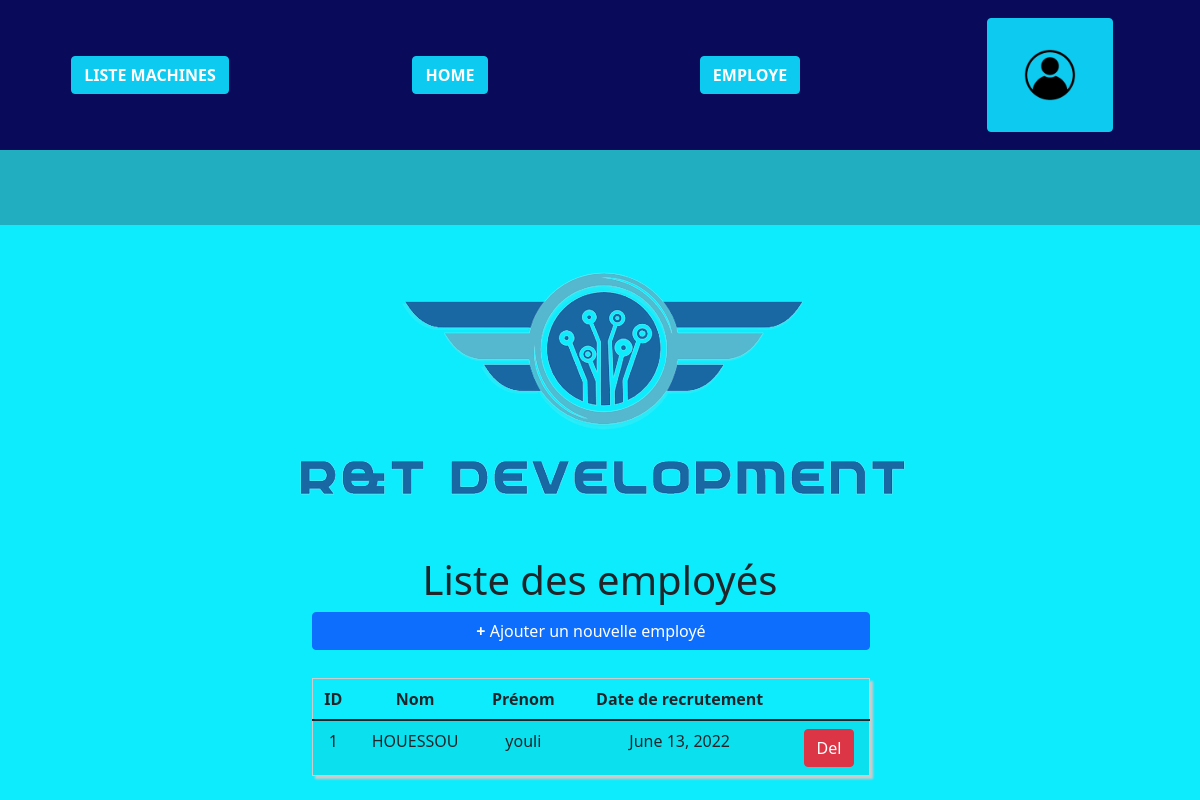
Before: /computerApp/add-machine with the older database file.
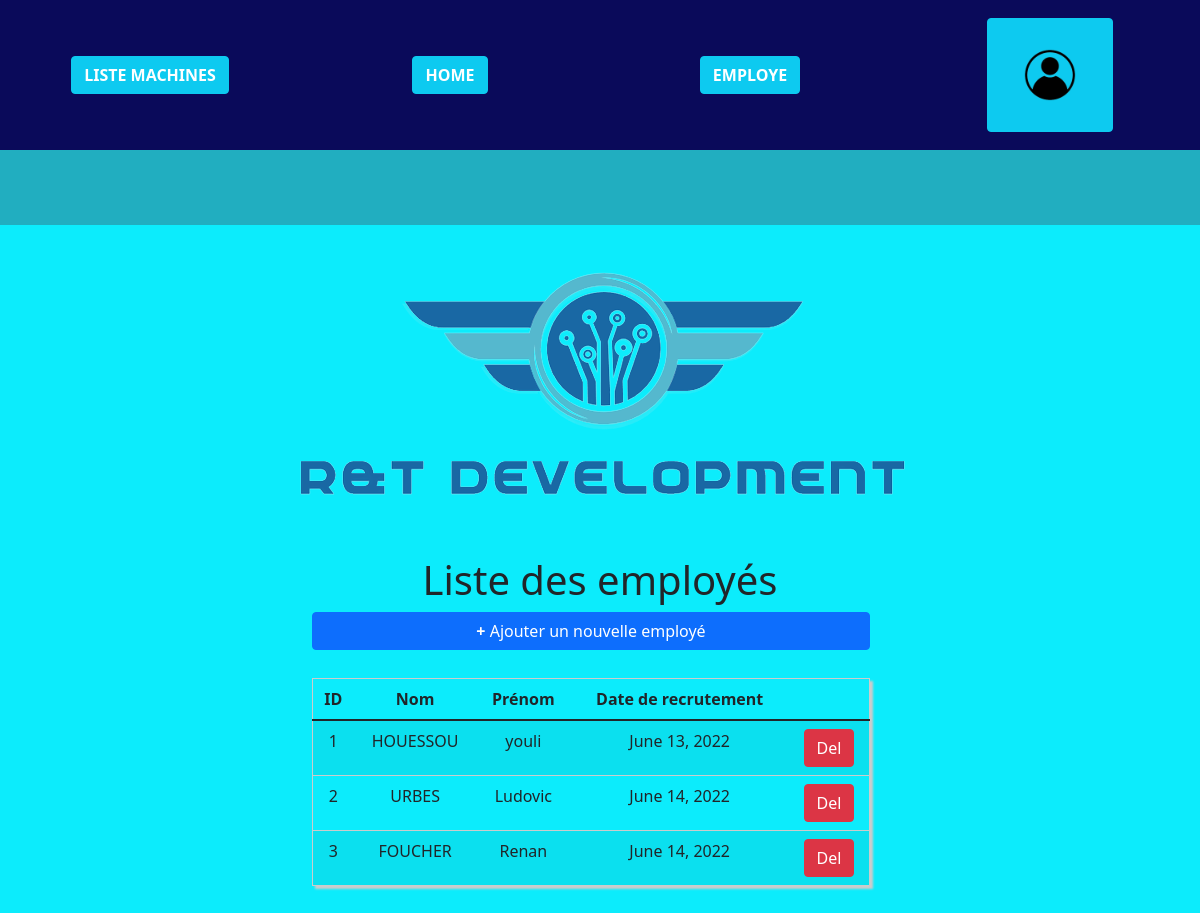
After: the same page with the newer database file.
### computerApp/models.py (models this page shows)
class employe(models.Model):
    id = models.AutoField(primary_key=True, editable=False)
    nom = models.CharField(max_length=15)
    prenom = models.CharField(max_length=15)
    date_recrutement = models.DateField(default = datetime.now())

### computerApp/views.py (the view)
# urls.py: path('add-machine', views.machine_add_form ,name='add_machine'),
def machine_add_form(request):
	machines = employe.objects.all()
	context = {'machines': machines}
	return render(request, 'computerapp/machine_add.html',context)

### computerApp/templates/computerapp/machine_add.html (shortened to what this page needs)
{% extends "index.html" %}
{% block content %}
    <div class="container liste-machine">
        <h1> Liste des employés</h1>
        <div class="row col-md-6 col-md-offset-2 custyle">
        <table class="table table-striped custab">
        <thead>
        <a href="#" class="btn btn-primary btn-xs pull-right"><b>+</b> Ajouter un nouvelle employé</a>
            <tr>
                <th>ID</th>
                <th>Nom</th>
                <th>Prénom</th>
                <th>Date de recrutement</th>
            </tr>
        </thead>
                {% if machines %}
                {% for machines in machines %}
                <tr>
                    <td>{{ machines.id }}</td>
                    <td>{{ machines.nom }}</td>
                    <td>{{ machines.prenom }}</td>
                    <td>{{machines.date_recrutement}}</td>
                    <td class="text-center"><a href="#" class="btn btn-danger btn-xs"> Del</a></td>
                </tr>
                {% endfor %}
                {% else %}
                <p> Il n'y a pas d'employé. </p>
                {% endif %}
        </table>
        </div>
    </div>
{% endblock %}

### computerApp/templates/index.html (shortened to what this page needs)
<!DOCTYPE html>
<html lang= "fr">
<head>
	{% load static %}
  <link href="https://cdn.jsdelivr.net/npm/bootstrap@5.1.3/dist/css/bootstrap.min.css" rel="stylesheet">
	<link rel="stylesheet" href="{% static 'css/styles.css' %}">
  <link rel="stylesheet" href="https://use.fontawesome.com/releases/v5.1.0/css/all.css">
</head>
<body>
	{% block menu %}
    <div class="container-fluid navbar1 ">
      <div class="row navbar">
        <div class="col-md-3">
          <button type="button" class="btn btn-info" id="test"><a href="{% url 'machines' %}"><b>LISTE MACHINES</b></a></button>
        </div>
        <div class="col-md-3">
          <button type="button" class="btn btn-info"><a href="{% url 'index' %}"><b>HOME</b></a></button>
        </div>
        <div class="col-md-3">
          <button type="button" class="btn btn-info"><a href="{% url 'add_machine' %}"><b>EMPLOYE</b></a></button>
        </div>
        <div class="col-md-3">
          {% load static %}
          <button type="button" class="btn btn-info"><a href="{% url 'login' %}"><img src="{% static 'computerapp/images/login.png' %}" width="100px" height="100px"></a></button>
        </div>
      </div>
    </div>
    <div classe="container-fluid logout1">
      <div class="row logout">
      </div>
    </div>
	{% endblock %}
	{% block logo %}
  <div class="container-fluid logo">
    {% load static %}
    <img id="img_logo_home" src="{% static 'computerapp/images/logo.png' %}">
  </div>
	{% endblock %}
	{% block content %}{% endblock %}
</body>
</html>

### computerApp/templates/index.html (style rules this page uses)
body { background-color: rgb(12, 236, 252); }
.navbar { background-color: rgb(10, 10, 90); height: 150px; text-align: center; float: center; vertical-align: center; }
.navbar1 { height: 150px; }
.logout { height: 75px; background-color: rgb(33, 174, 192); text-align: center; float: center; vertical-align: center; padding-top : 5px; }
.logo { float: center; text-align: center; vertical-align: center; }
.liste-machine { float: center; text-align: center; vertical-align: center; border-style: solid 2px black; }
.custyle { float: center; text-align: center; vertical-align: center; margin-left: 270px; border-style: solid 2px black; }
a { color : white; text-decoration: none; }
.custab { border: 1px solid #ccc; padding: 5px; margin: 5% 0; box-shadow: 3px 3px 2px #ccc; transition: 0.5s; }

Changed rows visible on the page:
added employe: id "2", nom "URBES", prenom "Ludovic", date_recrutement "June 14, 2022"
added employe: id "3", nom "FOUCHER", prenom "Renan", date_recrutement "June 14, 2022"
